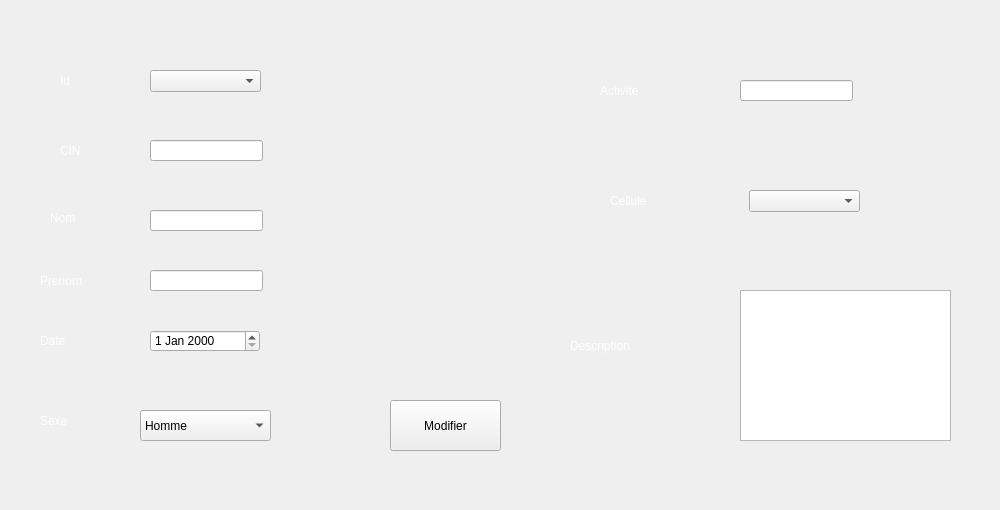
        <widget class="QWidget" name="tab_9">
         <attribute name="title">
          <string>Modifier</string>
         </attribute>
         <widget class="QPushButton" name="pushButton_20">
          <property name="geometry">
           <rect>
            <x>390</x>
            <y>400</y>
            <width>111</width>
            <height>51</height>
           </rect>
          </property>
          <property name="text">
           <string>Modifier</string>
          </property>
         </widget>
         <widget class="QComboBox" name="cb_id_3">
          <property name="geometry">
           <rect>
            <x>150</x>
            <y>70</y>
            <width>111</width>
            <height>22</height>
           </rect>
          </property>
         </widget>
         <widget class="QLabel" name="label_64">
          <property name="geometry">
           <rect>
            <x>60</x>
            <y>70</y>
            <width>51</width>
            <height>21</height>
           </rect>
          </property>
          <property name="styleSheet">
           <string notr="true">color: rgb(255, 255, 255);</string>
          </property>
          <property name="text">
           <string>Id</string>
          </property>
         </widget>
         <widget class="QLabel" name="label_65">
          <property name="geometry">
           <rect>
            <x>570</x>
            <y>330</y>
            <width>141</width>
            <height>31</height>
           </rect>
          </property>
          <property name="styleSheet">
           <string notr="true">color: rgb(255, 255, 255);</string>
          </property>
          <property name="text">
           <string>Description</string>
          </property>
         </widget>
         <widget class="QLineEdit" name="le_prenom_2">
          <property name="geometry">
           <rect>
            <x>150</x>
            <y>270</y>
            <width>113</width>
            <height>21</height>
           </rect>
          </property>
         </widget>
         <widget class="QLabel" name="label_66">
          <property name="geometry">
           <rect>
            <x>50</x>
            <y>210</y>
            <width>61</width>
            <height>16</height>
           </rect>
          </property>
          <property name="styleSheet">
           <string notr="true">color: rgb(255, 255, 255);</string>
          </property>
          <property name="text">
           <string>Nom</string>
          </property>
         </widget>
         <widget class="QDateEdit" name="de_1">
          <property name="geometry">
           <rect>
            <x>150</x>
            <y>330</y>
            <width>110</width>
            <height>22</height>
           </rect>
          </property>
         </widget>
         <widget class="QTextEdit" name="te_1">
          <property name="geometry">
           <rect>
            <x>740</x>
            <y>290</y>
            <width>211</width>
            <height>151</height>
           </rect>
          </property>
         </widget>
         <widget class="QComboBox" name="cb_sexe_2">
          <property name="geometry">
           <rect>
            <x>140</x>
            <y>410</y>
            <width>131</width>
            <height>31</height>
           </rect>
          </property>
          <item>
           <property name="text">
            <string>Homme</string>
           </property>
          </item>
          <item>
           <property name="text">
            <string>Femme</string>
           </property>
          </item>
         </widget>
         <widget class="QLineEdit" name="le_cin_2">
          <property name="geometry">
           <rect>
            <x>150</x>
            <y>140</y>
            <width>113</width>
            <height>21</height>
           </rect>
          </property>
         </widget>
         <widget class="QLabel" name="label_67">
          <property name="geometry">
           <rect>
            <x>60</x>
            <y>140</y>
            <width>61</width>
            <height>21</height>
           </rect>
          </property>
          <property name="styleSheet">
           <string notr="true">color: rgb(255, 255, 255);</string>
          </property>
          <property name="text">
           <string>CIN</string>
          </property>
         </widget>
         <widget class="QLabel" name="label_68">
          <property name="geometry">
           <rect>
            <x>40</x>
            <y>410</y>
            <width>71</width>
            <height>21</height>
           </rect>
          </property>
          <property name="styleSheet">
           <string notr="true">color: rgb(255, 255, 255);</string>
          </property>
          <property name="text">
           <string>Sexe</string>
          </property>
         </widget>
         <widget class="QLineEdit" name="le_activite_2">
          <property name="geometry">
           <rect>
            <x>740</x>
            <y>80</y>
            <width>113</width>
            <height>21</height>
           </rect>
          </property>
         </widget>
         <widget class="QLabel" name="label_69">
          <property name="geometry">
           <rect>
            <x>40</x>
            <y>330</y>
            <width>61</width>
            <height>21</height>
           </rect>
          </property>
          <property name="styleSheet">
           <string notr="true">color: rgb(255, 255, 255);</string>
          </property>
          <property name="text">
           <string>Date</string>
          </property>
         </widget>
         <widget class="QLabel" name="label_70">
          <property name="geometry">
           <rect>
            <x>40</x>
            <y>270</y>
            <width>91</width>
            <height>21</height>
           </rect>
          </property>
          <property name="styleSheet">
           <string notr="true">color: rgb(255, 255, 255);</string>
          </property>
          <property name="text">
           <string>Prenom</string>
          </property>
         </widget>
         <widget class="QLineEdit" name="le_noom_2">
          <property name="geometry">
           <rect>
            <x>150</x>
            <y>210</y>
            <width>113</width>
            <height>21</height>
           </rect>
          </property>
         </widget>
         <widget class="QLabel" name="label_71">
          <property name="geometry">
           <rect>
            <x>600</x>
            <y>80</y>
            <width>101</width>
            <height>21</height>
           </rect>
          </property>
          <property name="styleSheet">
           <string notr="true">color: rgb(255, 255, 255);</string>
          </property>
          <property name="text">
           <string>Activite</string>
          </property>
         </widget>
         <widget class="QLabel" name="label_72">
          <property name="geometry">
           <rect>
            <x>610</x>
            <y>190</y>
            <width>111</width>
            <height>21</height>
           </rect>
          </property>
          <property name="styleSheet">
           <string notr="true">color: rgb(255, 255, 255);</string>
          </property>
          <property name="text">
           <string>Cellule</string>
          </property>
         </widget>
         <widget class="QComboBox" name="cb_cell_2">
          <property name="geometry">
           <rect>
            <x>749</x>
            <y>190</y>
            <width>111</width>
            <height>22</height>
           </rect>
          </property>
         </widget>
         <widget class="QLabel" name="label_88">
          <property name="geometry">
           <rect>
            <x>-10</x>
            <y>0</y>
            <width>991</width>
            <height>501</height>
           </rect>
          </property>
          <property name="styleSheet">
           <string notr="true">background-image: url(:/17.jpg);</string>
          </property>
          <property name="text">
           <string/>
          </property>
         </widget>
         <zorder>label_88</zorder>
         <zorder>pushButton_20</zorder>
         <zorder>cb_id_3</zorder>
         <zorder>label_64</zorder>
         <zorder>label_65</zorder>
         <zorder>le_prenom_2</zorder>
         <zorder>label_66</zorder>
         <zorder>de_1</zorder>
         <zorder>te_1</zorder>
         <zorder>cb_sexe_2</zorder>
         <zorder>le_cin_2</zorder>
         <zorder>label_67</zorder>
         <zorder>label_68</zorder>
         <zorder>le_activite_2</zorder>
         <zorder>label_69</zorder>
         <zorder>label_70</zorder>
         <zorder>le_noom_2</zorder>
         <zorder>label_71</zorder>
         <zorder>label_72</zorder>
         <zorder>cb_cell_2</zorder>
        </widget>
